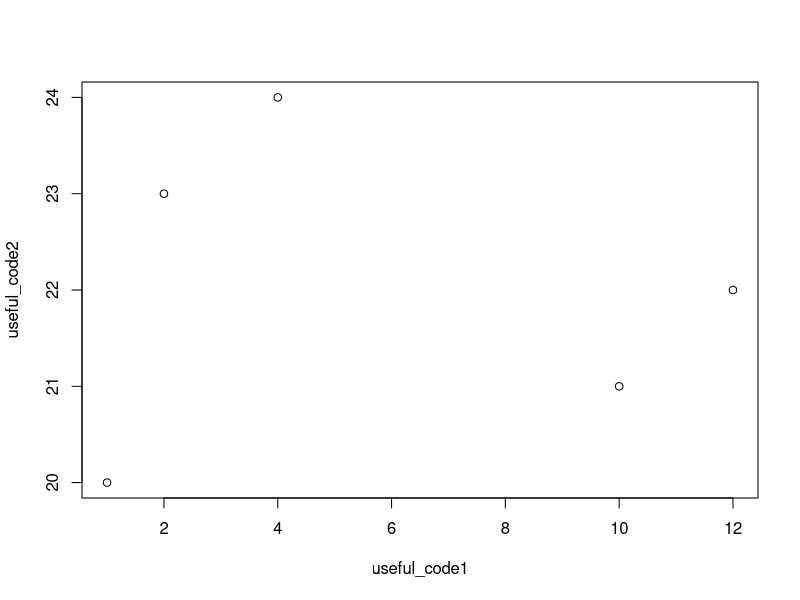

The R source for this figure:
## ---- chunk 1
knitr::opts_chunk$set(fig.pos = "!H",  fig.width=5, fig.height=3,
                      echo=TRUE, eval=TRUE)
# r setup = r setup # (see at top of chunk) this is just the name of this chunk. Each chunk within a script needs a unique name
# include = FALSE # prevents code and the associated results from appearing in the finished output file (e.g., PDF). R Markdown still runs the code in the chunk, and the results can be used by other chunks.
# NOTE: all of these options could be changed chunk by chunk...but I am specifying global options here (i.e., applied to all chunks) using "opts_chunk$set"
# fig.pos = "!H" # prevents the figures from "floating" (moving into weird locations as R tries to organize the output file)
# fig.width, fig.height # size of figures in inches
# echo = FALSE prevents code, but not the output, from appearing in the finished file. This is a useful way to embed figures.
# eval = TRUE # run the code in the chunks
## ---- chunk 2
useful_code1 <- c(1,10,12,2,4)
## ---- chunk 3
useful_code2 <- 20:24
## ---- chunk 4
plot(useful_code2~useful_code1)
